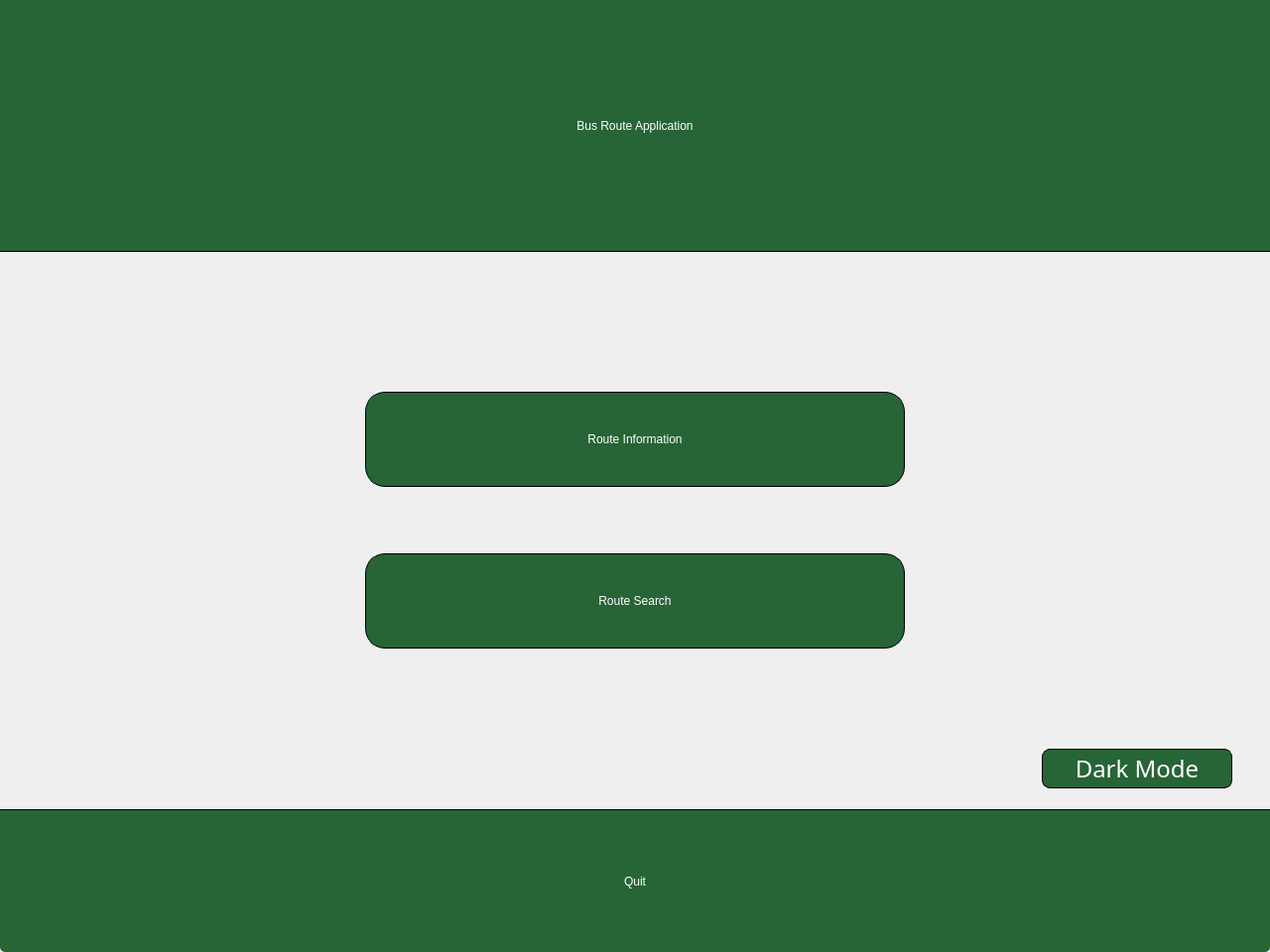
<?xml version="1.0" encoding="UTF-8"?>
<ui version="4.0">
 <class>DashboardScreen</class>
 <widget class="QMainWindow" name="DashboardScreen">
  <property name="geometry">
   <rect>
    <x>0</x>
    <y>0</y>
    <width>1280</width>
    <height>960</height>
   </rect>
  </property>
  <property name="windowTitle">
   <string>DashboardScreen</string>
  </property>
  <property name="windowOpacity">
   <double>1.000000000000000</double>
  </property>
  <property name="autoFillBackground">
   <bool>true</bool>
  </property>
  <widget class="QWidget" name="centralwidget">
   <layout class="QVBoxLayout" name="verticalLayout_12">
    <property name="leftMargin">
     <number>0</number>
    </property>
    <property name="topMargin">
     <number>0</number>
    </property>
    <property name="rightMargin">
     <number>0</number>
    </property>
    <property name="bottomMargin">
     <number>0</number>
    </property>
    <item>
     <layout class="QVBoxLayout" name="verticalLayout_11">
      <item>
       <layout class="QVBoxLayout" name="verticalLayout_10">
        <item>
         <widget class="QLabel" name="Title">
          <property name="sizePolicy">
           <sizepolicy hsizetype="Preferred" vsizetype="Expanding">
            <horstretch>0</horstretch>
            <verstretch>0</verstretch>
           </sizepolicy>
          </property>
          <property name="minimumSize">
           <size>
            <width>0</width>
            <height>215</height>
           </size>
          </property>
          <property name="styleSheet">
           <string notr="true">color: white;
background-color: rgb(39, 100, 54);
font: 60pt &quot;Oswald&quot;;
border-bottom: 1px solid #000000;
</string>
          </property>
          <property name="text">
           <string>Bus Route Application</string>
          </property>
          <property name="alignment">
           <set>Qt::AlignCenter</set>
          </property>
         </widget>
        </item>
        <item>
         <spacer name="verticalSpacer_3">
          <property name="orientation">
           <enum>Qt::Vertical</enum>
          </property>
          <property name="sizeType">
           <enum>QSizePolicy::Fixed</enum>
          </property>
          <property name="sizeHint" stdset="0">
           <size>
            <width>20</width>
            <height>135</height>
           </size>
          </property>
         </spacer>
        </item>
        <item>
         <layout class="QHBoxLayout" name="horizontalLayout_7">
          <item>
           <spacer name="horizontalSpacer_3">
            <property name="orientation">
             <enum>Qt::Horizontal</enum>
            </property>
            <property name="sizeHint" stdset="0">
             <size>
              <width>40</width>
              <height>20</height>
             </size>
            </property>
           </spacer>
          </item>
          <item>
           <layout class="QVBoxLayout" name="verticalLayout_9">
            <item>
             <widget class="QPushButton" name="RouteInformation">
              <property name="minimumSize">
               <size>
                <width>544</width>
                <height>96</height>
               </size>
              </property>
              <property name="styleSheet">
               <string notr="true">QPushButton{
	color: white;
	background-color: rgb(39, 100, 54);
	font: 30pt &quot;Oswald&quot;;
	border-radius: 20px;
	border: 1px solid #000000;
}

QPushButton::Hover{
	border-color: rgb(0, 0, 0);
	border: 5px solid #000000;
}

QPushButton::Pressed{
	border-color: rgb(0, 0, 0);
	border: 5px solid;
	background-color: rgb(90,152,101);
}
</string>
              </property>
              <property name="text">
               <string>Route Information</string>
              </property>
             </widget>
            </item>
            <item>
             <spacer name="verticalSpacer">
              <property name="orientation">
               <enum>Qt::Vertical</enum>
              </property>
              <property name="sizeType">
               <enum>QSizePolicy::Fixed</enum>
              </property>
              <property name="sizeHint" stdset="0">
               <size>
                <width>20</width>
                <height>61</height>
               </size>
              </property>
             </spacer>
            </item>
            <item>
             <widget class="QPushButton" name="RouteSearch">
              <property name="minimumSize">
               <size>
                <width>544</width>
                <height>96</height>
               </size>
              </property>
              <property name="styleSheet">
               <string notr="true">QPushButton{
	color: white;
	background-color: rgb(39, 100, 54);
	font: 30pt &quot;Oswald&quot;;
	border-radius: 20px;
	border: 1px solid #000000;
}

QPushButton::Hover{
	border-color: rgb(0, 0, 0);
	border: 5px solid #000000;
}

QPushButton::Pressed{
	border-color: rgb(0, 0, 0);
	border: 5px solid;
	background-color: rgb(90,152,101);
}
</string>
              </property>
              <property name="text">
               <string>Route Search</string>
              </property>
             </widget>
            </item>
           </layout>
          </item>
          <item>
           <spacer name="horizontalSpacer_4">
            <property name="orientation">
             <enum>Qt::Horizontal</enum>
            </property>
            <property name="sizeHint" stdset="0">
             <size>
              <width>40</width>
              <height>20</height>
             </size>
            </property>
           </spacer>
          </item>
         </layout>
        </item>
       </layout>
      </item>
      <item>
       <spacer name="verticalSpacer_2">
        <property name="orientation">
         <enum>Qt::Vertical</enum>
        </property>
        <property name="sizeType">
         <enum>QSizePolicy::Fixed</enum>
        </property>
        <property name="sizeHint" stdset="0">
         <size>
          <width>20</width>
          <height>95</height>
         </size>
        </property>
       </spacer>
      </item>
      <item>
       <layout class="QHBoxLayout" name="horizontalLayout_6">
        <item>
         <layout class="QHBoxLayout" name="horizontalLayout_5">
          <item>
           <spacer name="horizontalSpacer">
            <property name="orientation">
             <enum>Qt::Horizontal</enum>
            </property>
            <property name="sizeHint" stdset="0">
             <size>
              <width>40</width>
              <height>20</height>
             </size>
            </property>
           </spacer>
          </item>
          <item>
           <widget class="QPushButton" name="DarkMode">
            <property name="minimumSize">
             <size>
              <width>192</width>
              <height>40</height>
             </size>
            </property>
            <property name="font">
             <font>
              <family>Oswald</family>
              <pointsize>18</pointsize>
              <italic>false</italic>
              <bold>false</bold>
             </font>
            </property>
            <property name="styleSheet">
             <string notr="true">QPushButton{
	color: white;
	background-color: rgb(39, 100, 54);
	font: 18pt &quot;Oswald&quot;;
	border-radius: 8px;
	border: 1px solid #000000;
}

QPushButton::Hover{
	border-color: rgb(0, 0, 0);
	border: 2px solid #000000;
}

QPushButton::Pressed{
	border-color: rgb(0, 0, 0);
	border: 2px solid;
	background-color: rgb(90,152,101);
}
</string>
            </property>
            <property name="text">
             <string>Dark Mode</string>
            </property>
           </widget>
          </item>
         </layout>
        </item>
        <item>
         <spacer name="horizontalSpacer_2">
          <property name="orientation">
           <enum>Qt::Horizontal</enum>
          </property>
          <property name="sizeType">
           <enum>QSizePolicy::Preferred</enum>
          </property>
          <property name="sizeHint" stdset="0">
           <size>
            <width>38</width>
            <height>22</height>
           </size>
          </property>
         </spacer>
        </item>
       </layout>
      </item>
      <item>
       <spacer name="verticalSpacer_4">
        <property name="orientation">
         <enum>Qt::Vertical</enum>
        </property>
        <property name="sizeType">
         <enum>QSizePolicy::Fixed</enum>
        </property>
        <property name="sizeHint" stdset="0">
         <size>
          <width>20</width>
          <height>15</height>
         </size>
        </property>
       </spacer>
      </item>
      <item>
       <widget class="QPushButton" name="Quit">
        <property name="sizePolicy">
         <sizepolicy hsizetype="Minimum" vsizetype="Preferred">
          <horstretch>0</horstretch>
          <verstretch>0</verstretch>
         </sizepolicy>
        </property>
        <property name="minimumSize">
         <size>
          <width>0</width>
          <height>144</height>
         </size>
        </property>
        <property name="styleSheet">
         <string notr="true">QPushButton{
	color: white;
	background-color: rgb(39, 100, 54);
	font: 30pt &quot;Oswald&quot;;
	border-bottom-left-radius:5px;
	border-bottom-right-radius:5px;
	border-top: 1px solid #000000;
}

QPushButton::Hover{
	border-color: rgb(0, 0, 0);
	border: 5px solid #000000;
}

QPushButton::Pressed{
	border-color: rgb(0, 0, 0);
	border: 5px solid;
	background-color: rgb(90,152,101);
}
</string>
        </property>
        <property name="text">
         <string>Quit</string>
        </property>
       </widget>
      </item>
     </layout>
    </item>
   </layout>
  </widget>
 </widget>
 <resources/>
 <connections/>
</ui>
